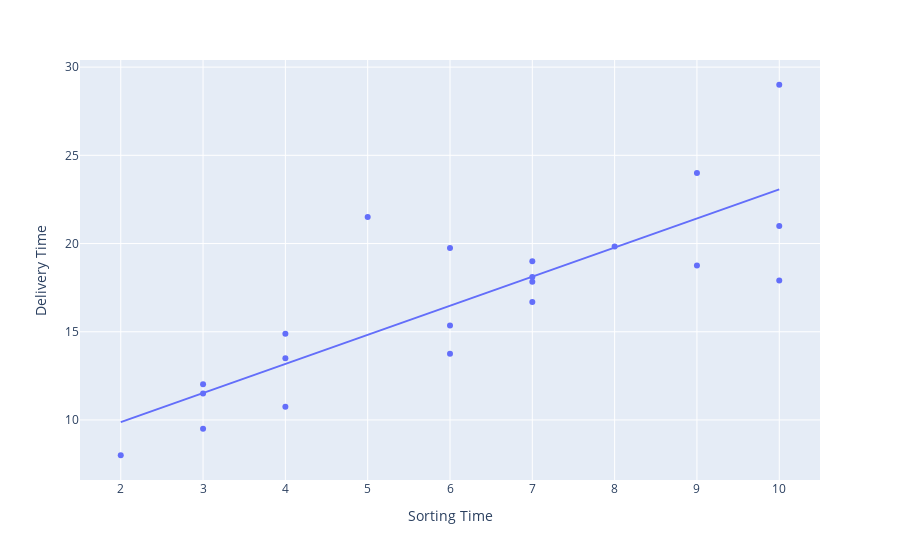

Notebook source saved alongside this figure:
### Code cell
plot = py.scatter(df, x="sorting_time", y="delivery_time", trendline='ols',
        labels={'sorting_time': 'Sorting Time', 'delivery_time': 'Delivery Time'})
plot.show()

### Figure 1 — Plotly figure (JSON) as saved in the notebook; plotly's stock layout.template omitted (floating-point values rounded to 4 significant figures)
{"data": [{"hovertemplate": "Sorting Time=%{x}<br>Delivery Time=%{y}<extra></extra>", "legendgroup": "", "marker": {"color": "#636efa", "symbol": "circle"}, "mode": "markers", "name": "", "orientation": "v", "showlegend": false, "type": "scatter", "x": [10, 4, 6, 9, 10, 6, 7, 3, 10, 9, 8, 4, 7, 3, 3, 4, 6, 7, 2, 7, 5], "xaxis": "x", "y": [21, 13.5, 19.75, 24, 29, 15.35, 19, 9.5, 17.9, 18.75, 19.83, 10.75, 16.68, 11.5, 12.03, 14.88, 13.75, 18.11, 8, 17.83, 21.5], "yaxis": "y"}, {"hovertemplate": "<b>OLS trendline</b><br>delivery_time = 1.64902 * sorting_time + 6.58273<br>R<sup>2</sup>=0.682271<br><br>Sorting Time=%{x}<br>Delivery Time=%{y} <b>(trend)</b><extra></extra>", "legendgroup": "", "marker": {"color": "#636efa", "symbol": "circle"}, "mode": "lines", "name": "", "showlegend": false, "type": "scatter", "x": [2, 3, 3, 3, 4, 4, 4, 5, 6, 6, 6, 7, 7, 7, 7, 8, 9, 9, 10, 10, 10], "xaxis": "x", "y": [9.881, 11.53, 11.53, 11.53, 13.18, 13.18, 13.18, 14.83, 16.48, 16.48, 16.48, 18.13, 18.13, 18.13, 18.13, 19.77, 21.42, 21.42, 23.07, 23.07, 23.07], "yaxis": "y"}], "layout": {"legend": {"tracegroupgap": 0}, "margin": {"t": 60}, "xaxis": {"anchor": "y", "domain": [0, 1], "title": {"text": "Sorting Time"}}, "yaxis": {"anchor": "x", "domain": [0, 1], "title": {"text": "Delivery Time"}}}}
